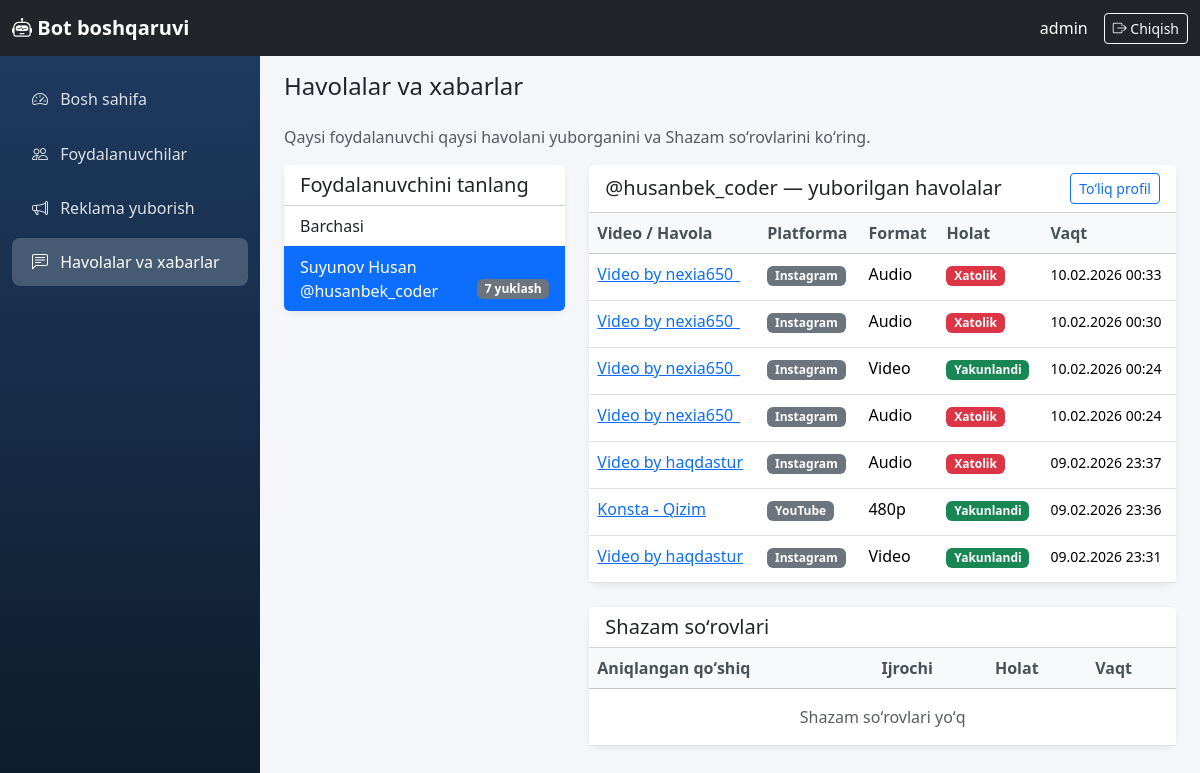
Before: /boshqaruv/tarix/?user_id=2 (signed in) with the older database file.
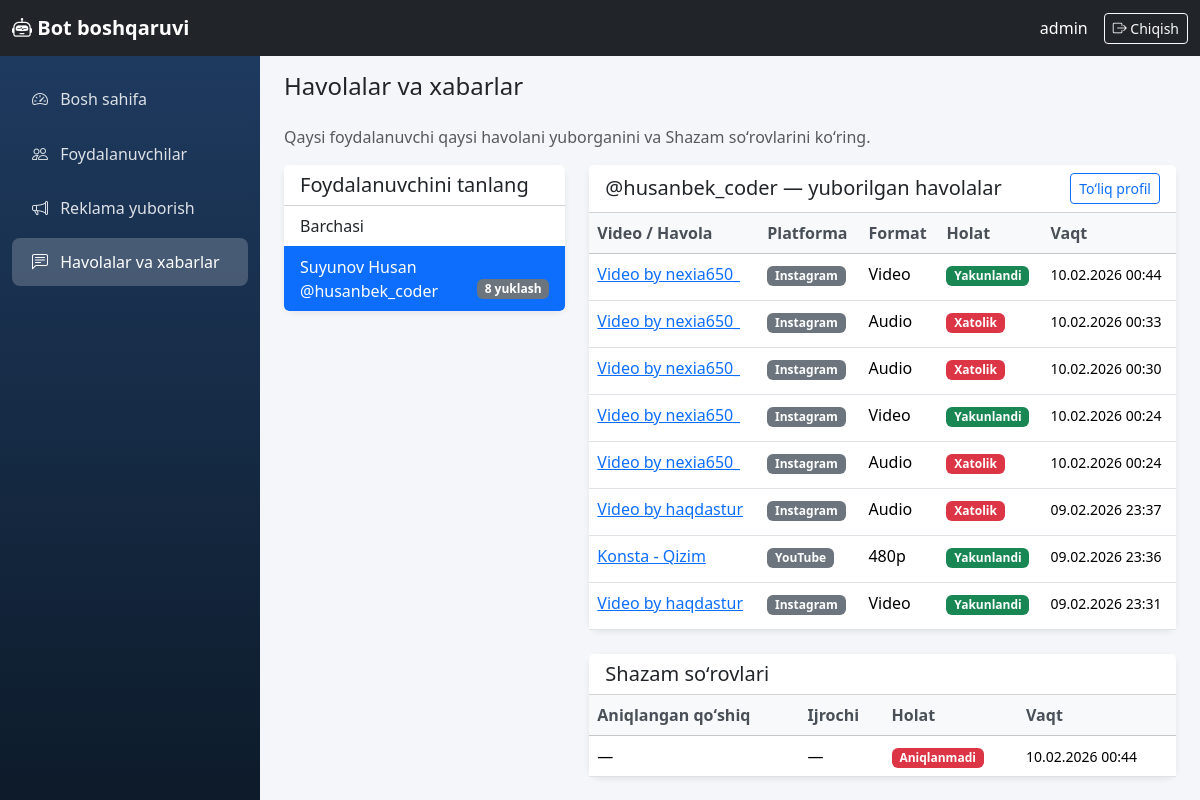
After: the same page with the newer database file.
### core/models.py (models this page shows, shortened)
class TelegramUser(models.Model):
    telegram_id = models.BigIntegerField(unique=True, verbose_name='Telegram ID')
    username = models.CharField(max_length=255, blank=True, null=True, verbose_name='Username')
    first_name = models.CharField(max_length=255, verbose_name='Ism')
    last_name = models.CharField(max_length=255, blank=True, null=True, verbose_name='Familiya')
    created_at = models.DateTimeField(auto_now_add=True, verbose_name='Ro\'yxatdan o\'tgan vaqt')
    last_active = models.DateTimeField(auto_now=True, verbose_name='Oxirgi faollik')
    download_count = models.PositiveIntegerField(default=0, verbose_name='Yuklashlar soni')
    is_premium = models.BooleanField(default=False, verbose_name='Premium')
    is_banned = models.BooleanField(default=False, verbose_name='Bloklangan')
    class Meta:
        verbose_name = 'Foydalanuvchi'
        verbose_name_plural = 'Foydalanuvchilar'
        ordering = ['-last_active']
    def __str__(self):
        if self.username:
            return f'@{self.username}'
        return self.first_name

class DownloadHistory(models.Model):
    STATUS_CHOICES = [
        ('pending', 'Kutilmoqda'),
        ('processing', 'Ishlanmoqda'),
        ('completed', 'Yakunlandi'),
        ('failed', 'Xatolik'),
    ]
    PLATFORM_CHOICES = [
        ('youtube', 'YouTube'),
        ('instagram', 'Instagram'),
        ('tiktok', 'TikTok'),
        ('snapchat', 'Snapchat'),
        ('likee', 'Likee'),
        ('other', 'Boshqa'),
    ]
    user = models.ForeignKey(
        TelegramUser,
        on_delete=models.CASCADE,
        related_name='downloads',
        verbose_name='Foydalanuvchi',
    )
    video_url = models.URLField(max_length=500, verbose_name='Video havolasi')
    video_title = models.CharField(max_length=500, verbose_name='Video nomi')
    platform = models.CharField(max_length=20, choices=PLATFORM_CHOICES, default='other', verbose_name='Platforma')
    format_label = models.CharField(max_length=50, verbose_name='Format')
    status = models.CharField(max_length=20, choices=STATUS_CHOICES, default='pending', verbose_name='Holat')
    file_size = models.BigIntegerField(null=True, blank=True, verbose_name='Fayl hajmi (bayt)')
    error_message = models.TextField(blank=True, null=True, verbose_name='Xatolik xabari')
    downloaded_at = models.DateTimeField(auto_now_add=True, verbose_name='Yuklangan vaqt')
    completed_at = models.DateTimeField(null=True, blank=True, verbose_name='Yakunlangan vaqt')
    class Meta:
        verbose_name = 'Yuklash tarixi'
        verbose_name_plural = 'Yuklash tarixi'
        ordering = ['-downloaded_at']

class ShazamLog(models.Model):
    user = models.ForeignKey(
        TelegramUser,
        on_delete=models.CASCADE,
        related_name='shazam_logs',
        verbose_name='Foydalanuvchi',
    )
    audio_file_name = models.CharField(max_length=255, verbose_name='Audio fayl nomi')
    recognized_title = models.CharField(max_length=500, blank=True, null=True, verbose_name='Aniqlangan qo\'shiq')
    recognized_artist = models.CharField(max_length=500, blank=True, null=True, verbose_name='Aniqlangan ijrochi')
    is_successful = models.BooleanField(default=False, verbose_name='Muvaffaqiyatli')
    error_message = models.TextField(blank=True, null=True, verbose_name='Xatolik xabari')
    recognized_at = models.DateTimeField(auto_now_add=True, verbose_name='Aniqlangan vaqt')
    class Meta:
        verbose_name = 'Shazam log'
        verbose_name_plural = 'Shazam loglar'
        ordering = ['-recognized_at']

### dashboard/views.py (the view)
# urls.py: path('boshqaruv/tarix/', views.history_view, name='history'),
@login_required(login_url='dashboard:login')
def history_view(request):
    users_with_activity = TelegramUser.objects.annotate(
        downloads_count=Count('downloads'),
        shazam_count=Count('shazam_logs'),
    ).filter(
        Q(downloads_count__gt=0) | Q(shazam_count__gt=0)
    ).order_by('-last_active')
    user_id = request.GET.get('user_id')
    selected_user = None
    downloads = DownloadHistory.objects.none()
    shazam_logs = ShazamLog.objects.none()
    if user_id:
        selected_user = get_object_or_404(TelegramUser, pk=user_id)
        downloads = DownloadHistory.objects.filter(user=selected_user).order_by('-downloaded_at')
        shazam_logs = ShazamLog.objects.filter(user=selected_user).order_by('-recognized_at')
    context = {
        'users_with_activity': users_with_activity,
        'selected_user': selected_user,
        'downloads': downloads,
        'shazam_logs': shazam_logs,
    }
    return render(request, 'dashboard/history.html', context)

### templates/dashboard/history.html (shortened to what the changed rows need)
{% extends 'dashboard/base.html' %}
{% block content %}
<h1 class="h4 mb-4">Havolalar va xabarlar</h1>
<div class="row">
    <div class="col-lg-4 mb-4">
        <div class="card">
            <div class="list-group list-group-flush" style="max-height: 400px; overflow-y: auto;">
                <a href="{% url 'dashboard:history' %}" class="list-group-item list-group-item-action {% if not selected_user %}active{% endif %}">
                    Barchasi
                </a>
                {% for u in users_with_activity %}
                <a href="?user_id={{ u.pk }}" class="list-group-item list-group-item-action {% if selected_user.pk == u.pk %}active{% endif %}">
                    {{ u.first_name }} {% if u.username %}@{{ u.username }}{% endif %}
                    <span class="badge bg-secondary float-end">{{ u.downloads_count }} yuklash</span>
                </a>
                {% empty %}
                <li class="list-group-item text-muted">Faollik yoʻq</li>
                {% endfor %}
            </div>
        </div>
    </div>
    <div class="col-lg-8">
        {% if selected_user %}
        <div class="card mb-4">
            <div class="card-header bg-white d-flex justify-content-between align-items-center">
                <h5 class="mb-0">{{ selected_user }} — yuborilgan havolalar</h5>
                <a href="{% url 'dashboard:user_detail' selected_user.pk %}" class="btn btn-sm btn-outline-primary">Toʻliq profil</a>
            </div>
            <div class="card-body p-0">
                <div class="table-responsive">
                    <table class="table table-hover mb-0">
                        <thead class="table-light">
                            <tr>
                                <th>Video / Havola</th>
                                <th>Platforma</th>
                                <th>Format</th>
                                <th>Holat</th>
                                <th>Vaqt</th>
                            </tr>
                        </thead>
                        <tbody>
                            {% for d in downloads %}
                            <tr>
                                <td>
                                    <a href="{{ d.video_url }}" target="_blank" rel="noopener" class="link-cell d-inline-block" style="max-width: 220px;" title="{{ d.video_url }}">{{ d.video_title|truncatewords:5 }}</a>
                                </td>
                                <td><span class="badge platform-badge bg-secondary">{{ d.get_platform_display }}</span></td>
                                <td>{{ d.format_label }}</td>
                                <td>
                                    {% if d.status == 'completed' %}<span class="badge bg-success">Yakunlandi</span>
                                    {% elif d.status == 'failed' %}<span class="badge bg-danger">Xatolik</span>
                                    {% else %}<span class="badge bg-warning text-dark">{{ d.get_status_display }}</span>{% endif %}
                                </td>
                                <td><small>{{ d.downloaded_at|date:"d.m.Y H:i" }}</small></td>
                            </tr>
                            {% empty %}
                            <tr><td colspan="5" class="text-center text-muted py-3">Yuklashlar yoʻq</td></tr>
                            {% endfor %}
                        </tbody>
                    </table>
                </div>
            </div>
        </div>
        <div class="card">
            <div class="card-header bg-white">
                <h5 class="mb-0">Shazam soʻrovlari</h5>
            </div>
            <div class="card-body p-0">
                <div class="table-responsive">
                    <table class="table table-hover mb-0">
                        <thead class="table-light">
                            <tr>
                                <th>Aniqlangan qoʻshiq</th>
                                <th>Ijrochi</th>
                                <th>Holat</th>
                                <th>Vaqt</th>
                            </tr>
                        </thead>
                        <tbody>
                            {% for s in shazam_logs %}
                            <tr>
                                <td>{{ s.recognized_title|default:"—" }}</td>
                                <td>{{ s.recognized_artist|default:"—" }}</td>
                                <td>{% if s.is_successful %}<span class="badge bg-success">Muvaffaqiyatli</span>{% else %}<span class="badge bg-danger">Aniqlanmadi</span>{% endif %}</td>
                                <td><small>{{ s.recognized_at|date:"d.m.Y H:i" }}</small></td>
                            </tr>
                            {% empty %}
                            <tr><td colspan="4" class="text-center text-muted py-3">Shazam soʻrovlari yoʻq</td></tr>
                            {% endfor %}
                        </tbody>
                    </table>
                </div>
            </div>
        </div>
        {% endif %}
    </div>
</div>
{% endblock %}

Changed rows visible on the page:
changed TelegramUser "Suyunov Husan": downloads_count "7" → "8"
added DownloadHistory: video_title "Video by nexia650_", platform "Instagram", format_label "Video", status "Yakunlandi", downloaded_at "10.02.2026 00:44"
added ShazamLog: recognized_title "—", recognized_artist "—", is_successful "Aniqlanmadi", recognized_at "10.02.2026 00:44"
Other visible differences:
text no longer shown: "Shazam soʻrovlari yoʻq"
